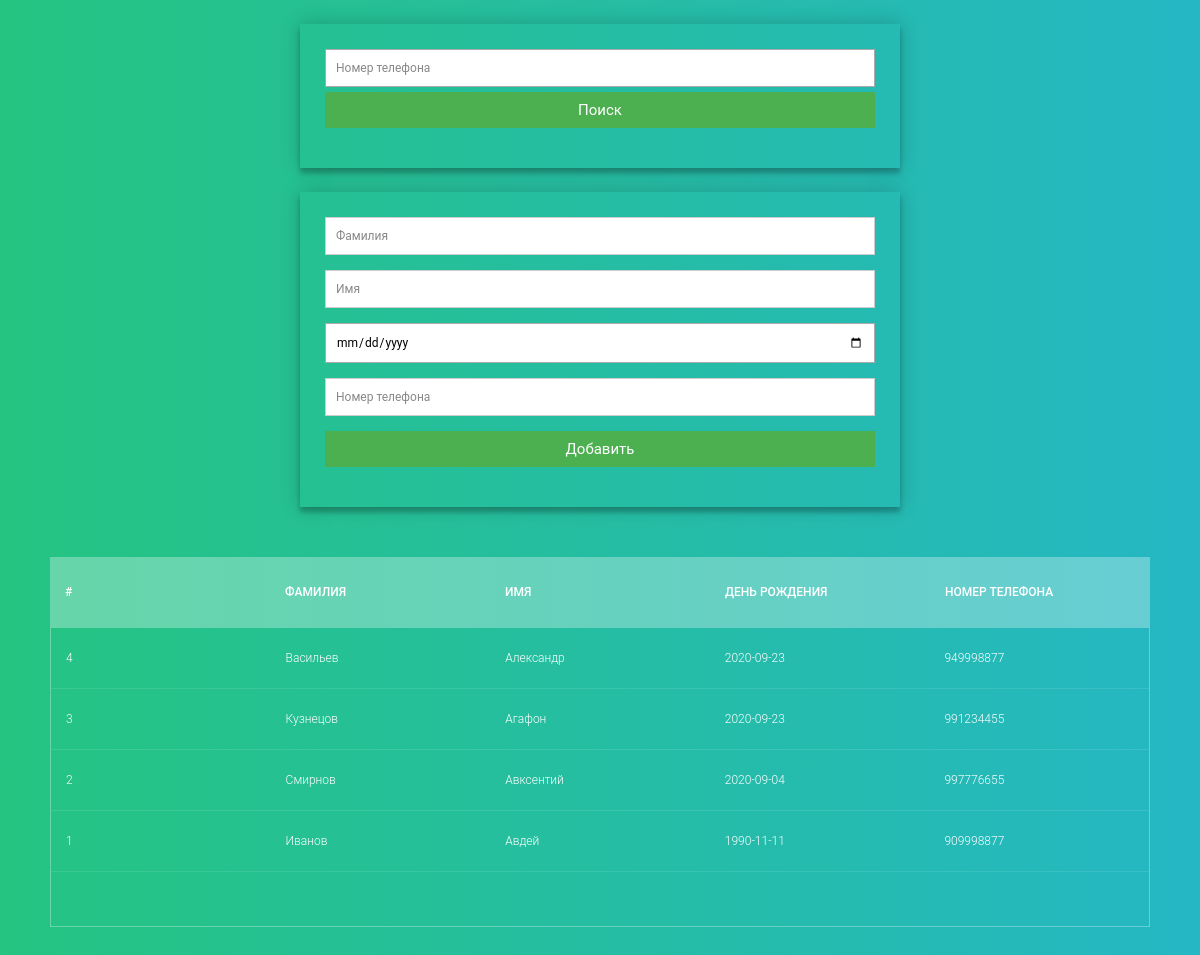
The page / on the database its author committed.
### tables this page shows
CREATE TABLE `clients` (
  `id` int(11) NOT NULL,
  `lastname` varchar(20) NOT NULL,
  `firstname` varchar(20) NOT NULL,
  `birthdate` date NOT NULL,
  `phone` varchar(9) NOT NULL
);

### index.php (the view, shortened to what this page needs)
<!DOCTYPE html>
<html>
<head>
  <link rel="stylesheet" type="text/css" href="index.css">
</head>
<body>
<div class="container">
  <form class="formclass" id="contact" action="index.php" method="post">
    <fieldset>
      <input type="search" name="searchinput" placeholder="Номер телефона" required="" type="tel">
      <button name="search_btn" type="submit">Поиск</button>
    </fieldset>
  </form>
  <?php require_once 'process.php'; ?>
  <form class="formclass" id="contact" action="process.php" method="post">
    <fieldset>
      <input name="lastname" placeholder="Фамилия" type="text" required autofocus>
    </fieldset>
    <fieldset>
      <input name="firstname" placeholder="Имя" type="text" tabindex="2" required>
    </fieldset>
    <fieldset>
      <input name="birthdate" placeholder="День рождения" type="date" tabindex="3" required>
    </fieldset>
    <fieldset>
      <input name="phone" placeholder="Номер телефона" type="tel" tabindex="4" required>
    </fieldset>
    <fieldset>
      <button name="save" type="submit" id="contact-submit" data-submit="...Sending">Добавить</button>
    </fieldset>
  </form>
  <?php
    $mysqli = new mysqli('localhost', 'root', '', 'testJunior') or die(mysqli_error($mysqli));
    $result = $mysqli->query("SELECT * FROM clients ORDER BY id DESC") or die(mysqli_error($mysqli));
  ?>
  <section>
  <div class="tbl-header">
    <table cellpadding="0" cellspacing="0" border="0">
      <thead>
        <tr>
          <th>#</th>
          <th>Фамилия</th>
          <th>Имя</th>
          <th>День рождения</th>
          <th>Номер телефона</th>
        </tr>
      </thead>
    </table>
  </div>
  <div class="tbl-content">
    <table cellpadding="0" cellspacing="0" border="0">
      <tbody>
       <?php
       while($row = $result->fetch_assoc()):?>
        <tr>
          <td><?php echo $row['id']; ?></td>
          <td><?php echo $row['lastname']; ?></td>
          <td><?php echo $row['firstname']; ?></td>
          <td><?php echo $row['birthdate']; ?></td>
          <td><?php echo $row['phone']; ?></td>
        </tr>
        <?php endwhile; ?>
      </tbody>
    </table>
  </div>
</section>
</div>
</body>
</html>

### index.css (style rules this page uses)
* { margin: 0; padding: 0; box-sizing: border-box; -webkit-box-sizing: border-box; -moz-box-sizing: border-box; -webkit-font-smoothing: antialiased; -moz-font-smoothing: antialiased; -o-font-smoothing: antialiased; font-smoothing: antialiased; text-rendering: optimizeLegibility; }
body { font-family: 'Montserrat', sans-serif; font-weight: 100; font-size: 12px; line-height: 30px; color: #777; background: #4CAF50; }
.container { width: 100%; margin: 0 auto; position: relative; }
#contact input[type="search"], #contact input[type="date"], #contact input[type="text"], #contact input[type="email"], #contact input[type="tel"], #contact input[type="url"], #contact textarea, #contact button[type="submit"] { font: 400 12px/16px "Roboto", Helvetica, Arial, sans-serif; }
#contact { padding: 25px; margin: 2% 25%; box-shadow: 0 0 20px 0 rgba(0, 0, 0, 0.2), 0 5px 5px 0 rgba(0, 0, 0, 0.24); }
fieldset { border: medium none !important; margin: 0 0 10px; min-width: 100%; padding: 0; width: 100%; }
#contact input[type="search"], #contact input[type="date"], #contact input[type="text"], #contact input[type="email"], #contact input[type="tel"], #contact input[type="url"], #contact textarea { width: 100%; border: 1px solid #ccc; background: #FFF; margin: 0 0 5px; padding: 10px; }
#contact input[type="search"], #contact input[type="date"], #contact input[type="text"]:hover, #contact input[type="email"]:hover, #contact input[type="tel"]:hover, #contact input[type="url"]:hover, #contact textarea:hover { -webkit-transition: border-color 0.3s ease-in-out; -moz-transition: border-color 0.3s ease-in-out; transition: border-color 0.3s ease-in-out; border: 1px solid #aaa; }
#contact button[type="submit"] { cursor: pointer; width: 100%; border: none; background: #4CAF50; color: #FFF; margin: 0 0 5px; padding: 10px; font-size: 15px; }
table { width:100%; table-layout: fixed; }
.tbl-header { background-color: rgba(255,255,255,0.3); }
.tbl-content { height:300px; overflow-x:auto; margin-top: 0px; border: 1px solid rgba(255,255,255,0.3); }
th { padding: 20px 15px; text-align: left; font-weight: 500; font-size: 12px; color: #fff; text-transform: uppercase; }
td { padding: 15px; text-align: left; vertical-align:middle; font-weight: 300; font-size: 12px; color: #fff; border-bottom: solid 1px rgba(255,255,255,0.1); }
body { background: -webkit-linear-gradient(left, #25c481, #25b7c4); background: linear-gradient(to right, #25c481, #25b7c4); font-family: 'Roboto', sans-serif; }
section { margin: 50px; }
.formclass { width: 50%; }

### rows shown on the page
clients: id "4", lastname "Васильев", firstname "Александр", birthdate "2020-09-23", phone "949998877"
clients: id "3", lastname "Кузнецов", firstname "Агафон", birthdate "2020-09-23", phone "991234455"
clients: id "2", lastname "Смирнов", firstname "Авксентий", birthdate "2020-09-04", phone "997776655"
clients: id "1", lastname "Иванов", firstname "Авдей", birthdate "1990-11-11", phone "909998877"
